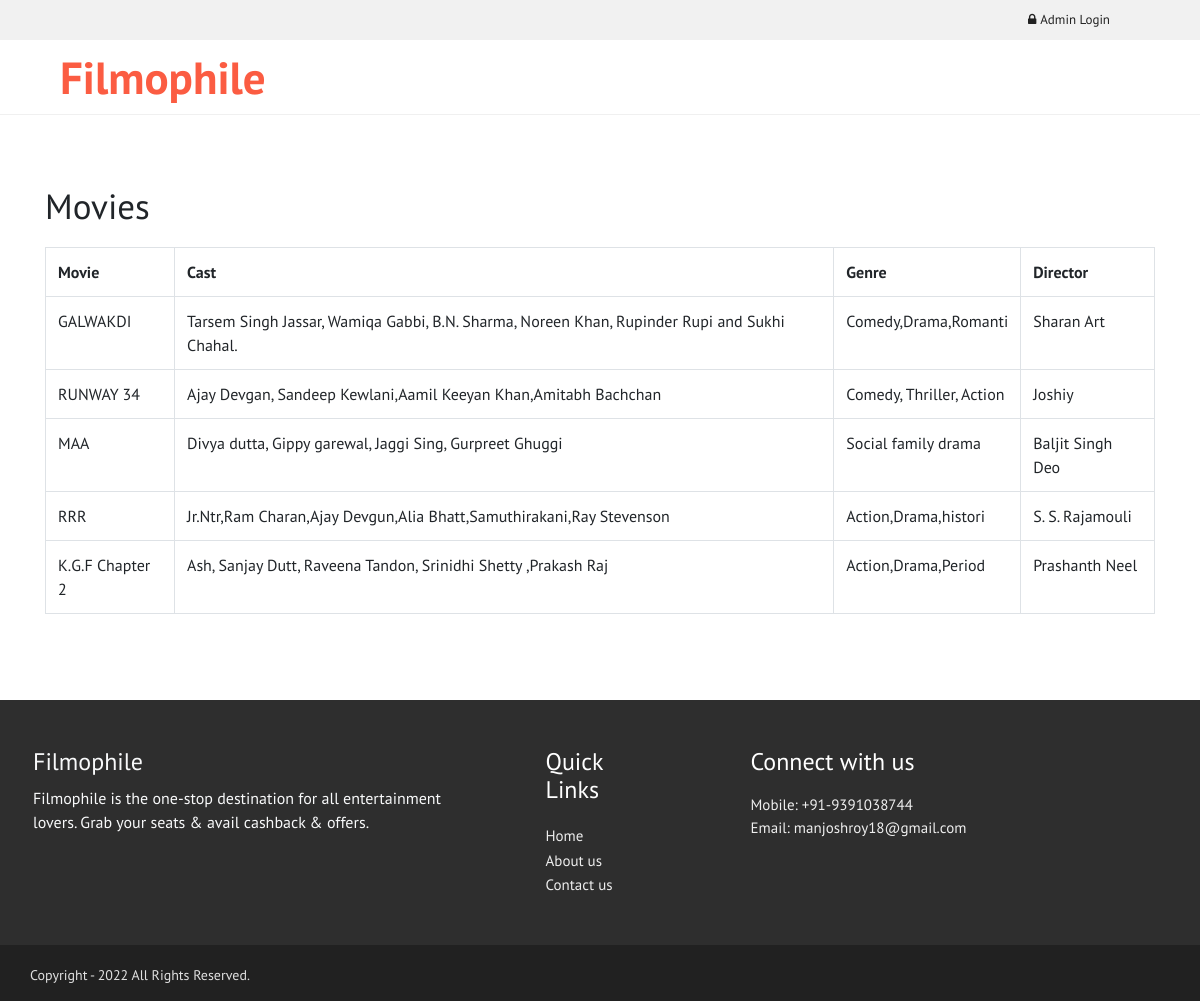
Page /filmophile/adminmovieslisting.php on the committed database.
### tables this page shows
CREATE TABLE `movies` (
  `movieid` int(10) NOT NULL,
  `moviename` varchar(50) NOT NULL,
  `cast` varchar(150) NOT NULL,
  `genre` varchar(50) NOT NULL,
  `language` varchar(50) NOT NULL,
  `director` varchar(20) NOT NULL,
  `image` varchar(255) NOT NULL,
  `trailer_link` varchar(255) NOT NULL
);

### filmophile/adminmovieslisting.php (the view, shortened to what this page needs)
     <!DOCTYPE html>
<html>
    <head>
<link rel="stylesheet" href="https://maxcdn.bootstrapcdn.com/bootstrap/4.4.1/css/bootstrap.min.css">
<link rel="stylesheet" href="https://cdnjs.cloudflare.com/ajax/libs/font-awesome/4.7.0/css/font-awesome.min.css">
<link href="style.css" rel="stylesheet" type="text/css"/>
<link href="newstyle.css" rel="stylesheet" type="text/css"/>
    </head>
    <body>
        <div class="container-fluid p-0">
        <?php include 'adminheader.php';
include 'connection.php';
$sql="select moviename,cast,genre,director from movies ORDER BY movieid DESC";
$res = mysqli_query($con,$sql);
    ?>
        <div class="AdminMovieListingSection">
            <div class="container">
            <h1>Movies</h1>
            <div class="table-responsive">
                <table border="1" class="table table-hover" style="border: 1px solid #dee2e6;margin-top: 20px;">
            <tr>
                <th>Movie</th>
                <th>Cast</th>
                <th>Genre</th>
                <th>Director</th>
            </tr>
            <?php
            while($row= mysqli_fetch_assoc($res))
            {
            ?>
            <tr>
                <td><?php echo $row['moviename']?></td>
                <td><?php echo $row['cast']?></td>
                <td><?php echo $row['genre']?></td>
                <td><?php echo $row['director']?></td>
            </tr>
            <?php
               }
               ?>
        </table>
               </div>
            </div>
        </div>
        <?php include 'footer.php'; ?>
        </div>
    </body>
</html>

### filmophile/style.css (style rules this page uses)
html, body { overflow-x: hidden; font-family: 'PT Sans', sans-serif; }

### filmophile/newstyle.css (style rules this page uses)
html, body { overflow-x: hidden; font-family: 'PT Sans', sans-serif; }
.AdminMovieListingSection { padding:70px 0; border-top:1px solid rgb(240, 240, 240); }
.AdminMovieListingSection .container h1 { margin:0; padding:0; font-size:35px; }

### rows in the picture
movies: moviename "GALWAKDI", cast "Tarsem Singh Jassar, Wamiqa Gabbi, B.N. Sharma, Noreen Khan, Rupinder Rupi and Sukhi Chahal.", genre "Comedy,Drama,Romanti", director "Sharan Art"
movies: moviename "RUNWAY 34", cast "Ajay Devgan, Sandeep Kewlani,Aamil Keeyan Khan,Amitabh Bachchan", genre "Comedy, Thriller, Action", director "Joshiy"
movies: moviename "MAA", cast "Divya dutta, Gippy garewal, Jaggi Sing, Gurpreet Ghuggi", genre "Social family drama", director "Baljit Singh Deo"
movies: moviename "RRR", cast "Jr.Ntr,Ram Charan,Ajay Devgun,Alia Bhatt,Samuthirakani,Ray Stevenson", genre "Action,Drama,histori", director "S. S. Rajamouli"
movies: moviename "K.G.F Chapter 2", cast "Ash, Sanjay Dutt, Raveena Tandon, Srinidhi Shetty ,Prakash Raj", genre "Action,Drama,Period", director "Prashanth Neel"
